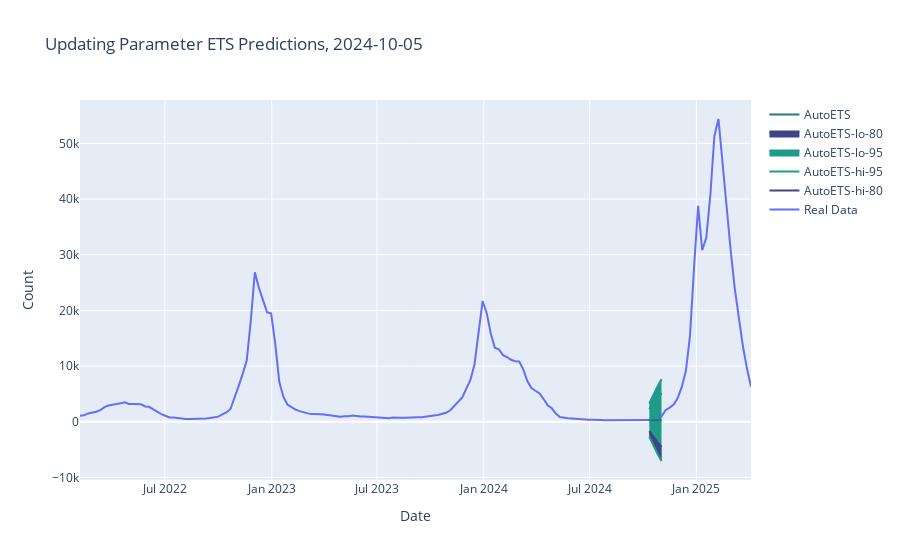
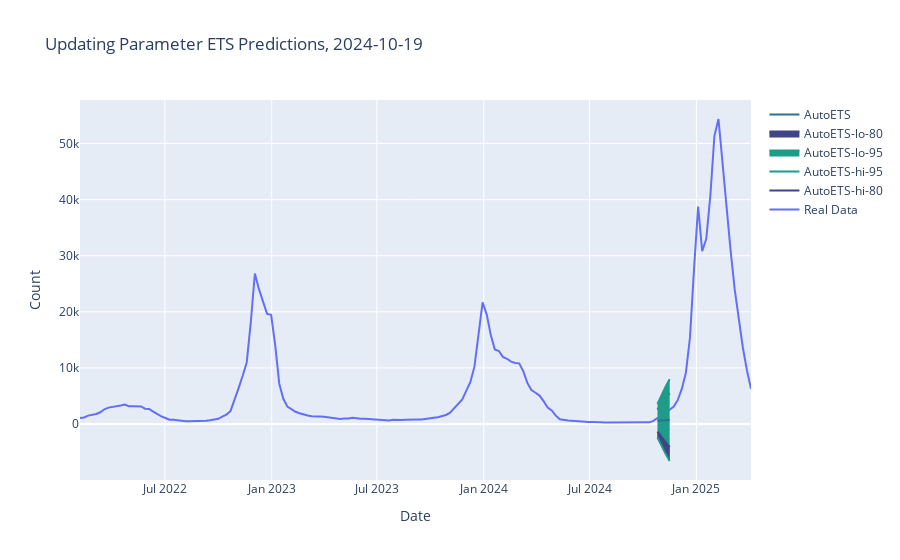
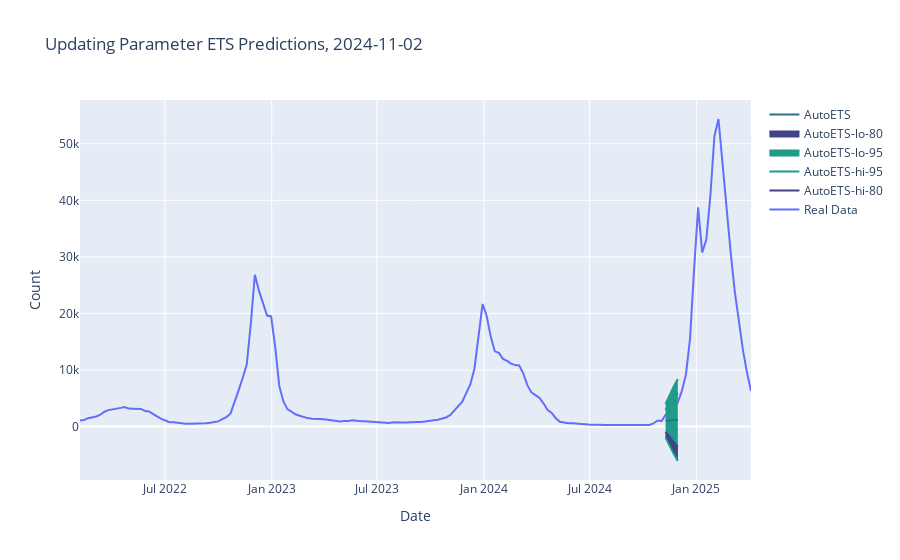
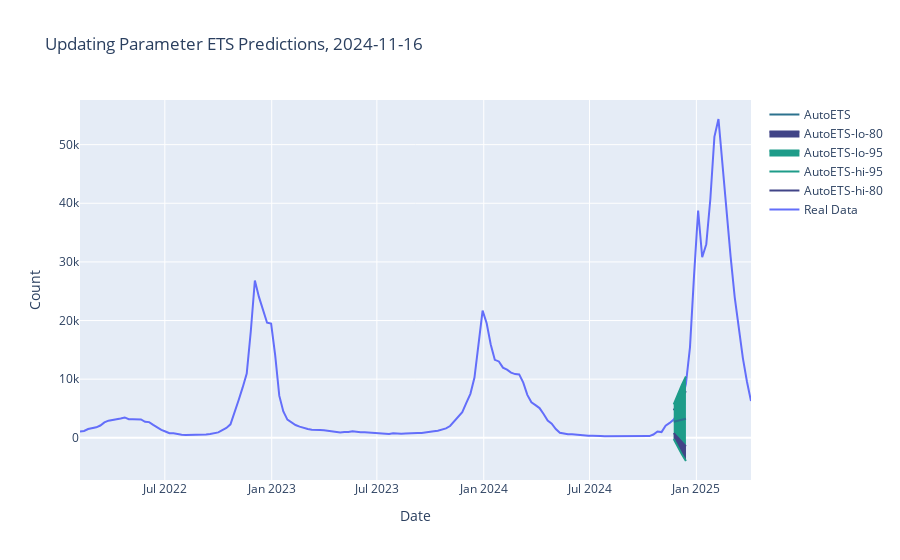

The notebook cell saved with these charts, in order:
### Code cell
UProcessor.create_graph()

### Figure 1 — Plotly figure (JSON) as saved in the notebook; plotly's stock layout.template omitted (floating-point values rounded to 4 significant figures; data arrays with more than 128 entries replaced by an {"elided": "..."} marker saying what was removed)
{"data": [{"mode": "lines", "name": "Real Data", "type": "scatter", "x": {"elided": "166 str values"}, "y": {"elided": "166 int values"}}, {"line": {"color": "#414487"}, "mode": "lines", "name": "AutoETS-hi-80", "type": "scatter", "x": ["2024-10-12T00:00:00", "2024-10-19T00:00:00", "2024-10-26T00:00:00", "2024-11-02T00:00:00"], "y": [2263.0, 3316.0, 4245.0, 5107.0]}, {"line": {"color": "#1e9c89"}, "mode": "lines", "name": "AutoETS-hi-95", "type": "scatter", "x": ["2024-10-12T00:00:00", "2024-10-19T00:00:00", "2024-10-26T00:00:00", "2024-11-02T00:00:00"], "y": [3308.0, 4915.0, 6335.0, 7651.0]}, {"fill": "tonexty", "fillcolor": "#1e9c89", "line": {"color": "#1e9c89"}, "mode": "lines", "name": "AutoETS-lo-95", "type": "scatter", "x": ["2024-10-12T00:00:00", "2024-10-19T00:00:00", "2024-10-26T00:00:00", "2024-11-02T00:00:00"], "y": [-2726.0, -4325.0, -5739.0, -7050.0]}, {"fill": "tonexty", "fillcolor": "#414487", "line": {"color": "#414487"}, "mode": "lines", "name": "AutoETS-lo-80", "type": "scatter", "x": ["2024-10-12T00:00:00", "2024-10-19T00:00:00", "2024-10-26T00:00:00", "2024-11-02T00:00:00"], "y": [-1682.0, -2726.0, -3649.0, -4506.0]}, {"line": {"color": "#2c728e"}, "mode": "lines", "name": "AutoETS", "type": "scatter", "x": ["2024-10-12T00:00:00", "2024-10-19T00:00:00", "2024-10-26T00:00:00", "2024-11-02T00:00:00"], "y": [290.9, 294.8, 298.0, 300.5]}], "layout": {"autosize": true, "hovermode": "x", "title": {"text": "Updating Parameter ETS Predictions, 2024-10-05"}, "xaxis": {"autorange": true, "range": ["2022-02-05", "2025-04-05"], "title": {"text": "Date"}, "type": "date"}, "yaxis": {"autorange": true, "range": [-10460.0, 57790.0], "title": {"text": "Count"}, "type": "linear"}}}

### Figure 2 — Plotly figure (JSON) as saved in the notebook; plotly's stock layout.template omitted (floating-point values rounded to 4 significant figures; data arrays with more than 128 entries replaced by an {"elided": "..."} marker saying what was removed)
{"data": [{"mode": "lines", "name": "Real Data", "type": "scatter", "x": {"elided": "166 str values"}, "y": {"elided": "166 int values"}}, {"line": {"color": "#414487"}, "mode": "lines", "name": "AutoETS-hi-80", "type": "scatter", "x": ["2024-10-26T00:00:00", "2024-11-02T00:00:00", "2024-11-09T00:00:00", "2024-11-16T00:00:00"], "y": [2555.0, 3639.0, 4594.0, 5475.0]}, {"line": {"color": "#1e9c89"}, "mode": "lines", "name": "AutoETS-hi-95", "type": "scatter", "x": ["2024-10-26T00:00:00", "2024-11-02T00:00:00", "2024-11-09T00:00:00", "2024-11-16T00:00:00"], "y": [3591.0, 5227.0, 6668.0, 8000.0]}, {"fill": "tonexty", "fillcolor": "#1e9c89", "line": {"color": "#1e9c89"}, "mode": "lines", "name": "AutoETS-lo-95", "type": "scatter", "x": ["2024-10-26T00:00:00", "2024-11-02T00:00:00", "2024-11-09T00:00:00", "2024-11-16T00:00:00"], "y": [-2398.0, -3946.0, -5317.0, -6594.0]}, {"fill": "tonexty", "fillcolor": "#414487", "line": {"color": "#414487"}, "mode": "lines", "name": "AutoETS-lo-80", "type": "scatter", "x": ["2024-10-26T00:00:00", "2024-11-02T00:00:00", "2024-11-09T00:00:00", "2024-11-16T00:00:00"], "y": [-1361.0, -2358.0, -3243.0, -4068.0]}, {"line": {"color": "#2c728e"}, "mode": "lines", "name": "AutoETS", "type": "scatter", "x": ["2024-10-26T00:00:00", "2024-11-02T00:00:00", "2024-11-09T00:00:00", "2024-11-16T00:00:00"], "y": [596.7, 640.4, 675.4, 703.4]}], "layout": {"autosize": true, "hovermode": "x", "title": {"text": "Updating Parameter ETS Predictions, 2024-10-19"}, "xaxis": {"autorange": true, "range": ["2022-02-05", "2025-04-05"], "title": {"text": "Date"}, "type": "date"}, "yaxis": {"autorange": true, "range": [-9981.0, 57760.0], "title": {"text": "Count"}, "type": "linear"}}}

### Figure 3 — Plotly figure (JSON) as saved in the notebook; plotly's stock layout.template omitted (floating-point values rounded to 4 significant figures; data arrays with more than 128 entries replaced by an {"elided": "..."} marker saying what was removed)
{"data": [{"mode": "lines", "name": "Real Data", "type": "scatter", "x": {"elided": "166 str values"}, "y": {"elided": "166 int values"}}, {"line": {"color": "#414487"}, "mode": "lines", "name": "AutoETS-hi-80", "type": "scatter", "x": ["2024-11-09T00:00:00", "2024-11-16T00:00:00", "2024-11-23T00:00:00", "2024-11-30T00:00:00"], "y": [2977.0, 4065.0, 5023.0, 5905.0]}, {"line": {"color": "#1e9c89"}, "mode": "lines", "name": "AutoETS-hi-95", "type": "scatter", "x": ["2024-11-09T00:00:00", "2024-11-16T00:00:00", "2024-11-23T00:00:00", "2024-11-30T00:00:00"], "y": [4006.0, 5642.0, 7083.0, 8414.0]}, {"fill": "tonexty", "fillcolor": "#1e9c89", "line": {"color": "#1e9c89"}, "mode": "lines", "name": "AutoETS-lo-95", "type": "scatter", "x": ["2024-11-09T00:00:00", "2024-11-16T00:00:00", "2024-11-23T00:00:00", "2024-11-30T00:00:00"], "y": [-1942.0, -3467.0, -4820.0, -6080.0]}, {"fill": "tonexty", "fillcolor": "#414487", "line": {"color": "#414487"}, "mode": "lines", "name": "AutoETS-lo-80", "type": "scatter", "x": ["2024-11-09T00:00:00", "2024-11-16T00:00:00", "2024-11-23T00:00:00", "2024-11-30T00:00:00"], "y": [-912.4, -1891.0, -2760.0, -3572.0]}, {"line": {"color": "#2c728e"}, "mode": "lines", "name": "AutoETS", "type": "scatter", "x": ["2024-11-09T00:00:00", "2024-11-16T00:00:00", "2024-11-23T00:00:00", "2024-11-30T00:00:00"], "y": [1032.0, 1087.0, 1132.0, 1167.0]}], "layout": {"autosize": true, "hovermode": "x", "title": {"text": "Updating Parameter ETS Predictions, 2024-11-02"}, "xaxis": {"autorange": true, "range": ["2022-02-05", "2025-04-05"], "title": {"text": "Date"}, "type": "date"}, "yaxis": {"autorange": true, "range": [-9438.0, 57730.0], "title": {"text": "Count"}, "type": "linear"}}}

### Figure 4 — Plotly figure (JSON) as saved in the notebook; plotly's stock layout.template omitted (floating-point values rounded to 4 significant figures; data arrays with more than 128 entries replaced by an {"elided": "..."} marker saying what was removed)
{"data": [{"mode": "lines", "name": "Real Data", "type": "scatter", "x": {"elided": "166 str values"}, "y": {"elided": "166 int values"}}, {"line": {"color": "#414487"}, "mode": "lines", "name": "AutoETS-hi-80", "type": "scatter", "x": ["2024-11-23T00:00:00", "2024-11-30T00:00:00", "2024-12-07T00:00:00", "2024-12-14T00:00:00"], "y": [4677.0, 5914.0, 6989.0, 7964.0]}, {"line": {"color": "#1e9c89"}, "mode": "lines", "name": "AutoETS-hi-95", "type": "scatter", "x": ["2024-11-23T00:00:00", "2024-11-30T00:00:00", "2024-12-07T00:00:00", "2024-12-14T00:00:00"], "y": [5701.0, 7482.0, 9037.0, 10460.0]}, {"fill": "tonexty", "fillcolor": "#1e9c89", "line": {"color": "#1e9c89"}, "mode": "lines", "name": "AutoETS-lo-95", "type": "scatter", "x": ["2024-11-23T00:00:00", "2024-11-30T00:00:00", "2024-12-07T00:00:00", "2024-12-14T00:00:00"], "y": [-214.5, -1578.0, -2801.0, -3956.0]}, {"fill": "tonexty", "fillcolor": "#414487", "line": {"color": "#414487"}, "mode": "lines", "name": "AutoETS-lo-80", "type": "scatter", "x": ["2024-11-23T00:00:00", "2024-11-30T00:00:00", "2024-12-07T00:00:00", "2024-12-14T00:00:00"], "y": [809.3, -10.31, -751.9, -1461.0]}, {"line": {"color": "#2c728e"}, "mode": "lines", "name": "AutoETS", "type": "scatter", "x": ["2024-11-23T00:00:00", "2024-11-30T00:00:00", "2024-12-07T00:00:00", "2024-12-14T00:00:00"], "y": [2743.0, 2952.0, 3118.0, 3252.0]}], "layout": {"autosize": true, "hovermode": "x", "title": {"text": "Updating Parameter ETS Predictions, 2024-11-16"}, "xaxis": {"autorange": true, "range": ["2022-02-05", "2025-04-05"], "title": {"text": "Date"}, "type": "date"}, "yaxis": {"autorange": true, "range": [-7196.0, 57610.0], "title": {"text": "Count"}, "type": "linear"}}}
